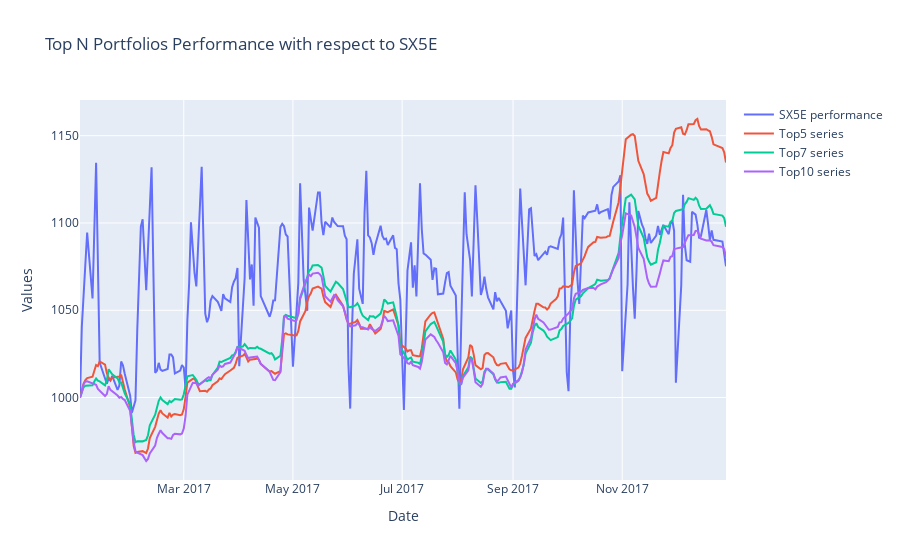

The notebook cell saved with this chart:
### Code cell
plot_portfolios(portfolio_series_LGBM, test_index_series)

### Figure 1 — Plotly figure (JSON) as saved in the notebook; plotly's stock layout.template omitted (floating-point values rounded to 4 significant figures; data arrays with more than 128 entries replaced by an {"elided": "..."} marker saying what was removed)
{"data": [{"mode": "lines", "name": "SX5E performance", "type": "scatter", "x": {"elided": "251 str values"}, "y": {"elided": "251 float values"}}, {"mode": "lines", "name": "Top5 series", "type": "scatter", "x": {"elided": "254 str values"}, "y": {"elided": "254 float values"}}, {"mode": "lines", "name": "Top7 series", "type": "scatter", "x": {"elided": "254 str values"}, "y": {"elided": "254 float values"}}, {"mode": "lines", "name": "Top10 series", "type": "scatter", "x": {"elided": "254 str values"}, "y": {"elided": "254 float values"}}], "layout": {"title": {"text": "Top N Portfolios Performance with respect to SX5E"}, "xaxis": {"title": {"text": "Date"}}, "yaxis": {"title": {"text": "Values"}}}}
